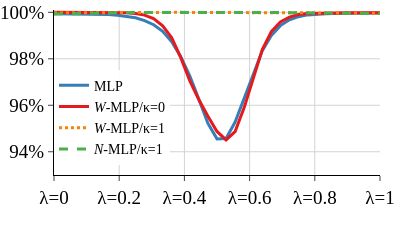

The code cell stored with this chart in its notebook:
### Code cell
import plots
plots.make_lmc_plots_mlp(save_plots=False, display=True)

### Figure 1 — Plotly figure (JSON) as saved in the notebook; plotly's stock layout.template omitted (floating-point values rounded to 4 significant figures)
{"data": [{"hovertemplate": "=MLP<br>lambda=%{x}<br>train_accuracy_mean=%{y}<extra></extra>", "legendgroup": "MLP", "line": {"color": "rgb(55,126,184)", "dash": "solid", "width": 3}, "marker": {"symbol": "circle"}, "mode": "lines", "name": "MLP", "orientation": "v", "showlegend": true, "type": "scatter", "x": [0.0, 0.02778, 0.05556, 0.08333, 0.1111, 0.1389, 0.1667, 0.1944, 0.2222, 0.25, 0.2778, 0.3056, 0.3333, 0.3611, 0.3889, 0.4167, 0.4444, 0.4722, 0.5, 0.5278, 0.5556, 0.5833, 0.6111, 0.6389, 0.6667, 0.6944, 0.7222, 0.75, 0.7778, 0.8056, 0.8333, 0.8611, 0.8889, 0.9167, 0.9444, 0.9722, 1.0], "xaxis": "x", "y": [99.94, 99.94, 99.93, 99.93, 99.92, 99.91, 99.9, 99.87, 99.83, 99.77, 99.65, 99.47, 99.19, 98.73, 98.09, 97.25, 96.26, 95.22, 94.55, 94.57, 95.28, 96.32, 97.39, 98.34, 99.01, 99.43, 99.68, 99.81, 99.89, 99.92, 99.94, 99.95, 99.96, 99.97, 99.97, 99.97, 99.97], "yaxis": "y"}, {"hovertemplate": "=<i>W</i>-MLP/κ=0<br>lambda=%{x}<br>train_accuracy_mean=%{y}<extra></extra>", "legendgroup": "<i>W</i>-MLP/κ=0", "line": {"color": "rgb(228,26,28)", "dash": "solid", "width": 3}, "marker": {"symbol": "circle"}, "mode": "lines", "name": "<i>W</i>-MLP/κ=0", "orientation": "v", "showlegend": true, "type": "scatter", "x": [0.0, 0.02778, 0.05556, 0.08333, 0.1111, 0.1389, 0.1667, 0.1944, 0.2222, 0.25, 0.2778, 0.3056, 0.3333, 0.3611, 0.3889, 0.4167, 0.4444, 0.4722, 0.5, 0.5278, 0.5556, 0.5833, 0.6111, 0.6389, 0.6667, 0.6944, 0.7222, 0.75, 0.7778, 0.8056, 0.8333, 0.8611, 0.8889, 0.9167, 0.9444, 0.9722, 1.0], "xaxis": "x", "y": [100.0, 100.0, 100.0, 100.0, 100.0, 100.0, 100.0, 100.0, 99.98, 99.95, 99.88, 99.73, 99.42, 98.9, 98.05, 97.05, 96.23, 95.52, 94.87, 94.51, 94.87, 95.9, 97.19, 98.39, 99.17, 99.58, 99.79, 99.9, 99.95, 99.97, 99.97, 99.98, 99.98, 99.98, 99.98, 99.98, 99.98], "yaxis": "y"}, {"hovertemplate": "=<i>W</i>-MLP/κ=1<br>lambda=%{x}<br>train_accuracy_mean=%{y}<extra></extra>", "legendgroup": "<i>W</i>-MLP/κ=1", "line": {"color": "rgb(255,127,0)", "dash": "dot", "width": 3}, "marker": {"symbol": "circle"}, "mode": "lines", "name": "<i>W</i>-MLP/κ=1", "orientation": "v", "showlegend": true, "type": "scatter", "x": [0.0, 0.02778, 0.05556, 0.08333, 0.1111, 0.1389, 0.1667, 0.1944, 0.2222, 0.25, 0.2778, 0.3056, 0.3333, 0.3611, 0.3889, 0.4167, 0.4444, 0.4722, 0.5, 0.5278, 0.5556, 0.5833, 0.6111, 0.6389, 0.6667, 0.6944, 0.7222, 0.75, 0.7778, 0.8056, 0.8333, 0.8611, 0.8889, 0.9167, 0.9444, 0.9722, 1.0], "xaxis": "x", "y": [99.98, 99.98, 99.98, 99.99, 99.99, 99.99, 99.99, 99.99, 99.99, 99.99, 100.0, 100.0, 100.0, 100.0, 100.0, 100.0, 100.0, 100.0, 100.0, 100.0, 100.0, 100.0, 100.0, 100.0, 100.0, 99.99, 99.99, 99.99, 99.99, 99.99, 99.99, 99.98, 99.98, 99.97, 99.97, 99.96, 99.96], "yaxis": "y"}, {"hovertemplate": "=<i>N</i>-MLP/κ=1<br>lambda=%{x}<br>train_accuracy_mean=%{y}<extra></extra>", "legendgroup": "<i>N</i>-MLP/κ=1", "line": {"color": "rgb(77,175,74)", "dash": "dash", "width": 3}, "marker": {"symbol": "circle"}, "mode": "lines", "name": "<i>N</i>-MLP/κ=1", "orientation": "v", "showlegend": true, "type": "scatter", "x": [0.0, 0.02778, 0.05556, 0.08333, 0.1111, 0.1389, 0.1667, 0.1944, 0.2222, 0.25, 0.2778, 0.3056, 0.3333, 0.3611, 0.3889, 0.4167, 0.4444, 0.4722, 0.5, 0.5278, 0.5556, 0.5833, 0.6111, 0.6389, 0.6667, 0.6944, 0.7222, 0.75, 0.7778, 0.8056, 0.8333, 0.8611, 0.8889, 0.9167, 0.9444, 0.9722, 1.0], "xaxis": "x", "y": [99.93, 99.94, 99.95, 99.96, 99.97, 99.97, 99.98, 99.98, 99.99, 99.99, 99.99, 99.99, 99.99, 99.99, 99.99, 100.0, 100.0, 100.0, 100.0, 100.0, 100.0, 100.0, 100.0, 100.0, 99.99, 99.99, 99.99, 99.99, 99.99, 99.99, 99.98, 99.98, 99.97, 99.97, 99.96, 99.95, 99.94], "yaxis": "y"}], "layout": {"font": {"color": "black", "family": "Deja Vu Math TeX Gyre"}, "height": 220, "legend": {"bgcolor": "rgba(255, 255, 255, 0.9)", "font": {"size": 14}, "orientation": "v", "title": {"text": ""}, "tracegroupgap": 0, "x": 0, "y": 0.35}, "margin": {"b": 65, "l": 0, "r": 20, "t": 10}, "title": {"font": {"size": 24}}, "width": 400, "xaxis": {"anchor": "y", "domain": [0, 1], "gridcolor": "lightgray", "linecolor": "black", "linewidth": 1, "showgrid": true, "showline": true, "tickfont": {"size": 19}, "ticklen": 5, "tickprefix": "λ=", "ticks": "outside", "title": {"font": {"size": 18}}, "zeroline": false}, "yaxis": {"anchor": "x", "domain": [0, 1], "gridcolor": "lightgray", "linecolor": "black", "linewidth": 1, "range": [93, 100.1], "showgrid": true, "showline": true, "tickfont": {"size": 19}, "ticklen": 5, "ticks": "outside", "ticksuffix": "%", "title": {"font": {"size": 18}}, "zeroline": false}}}
